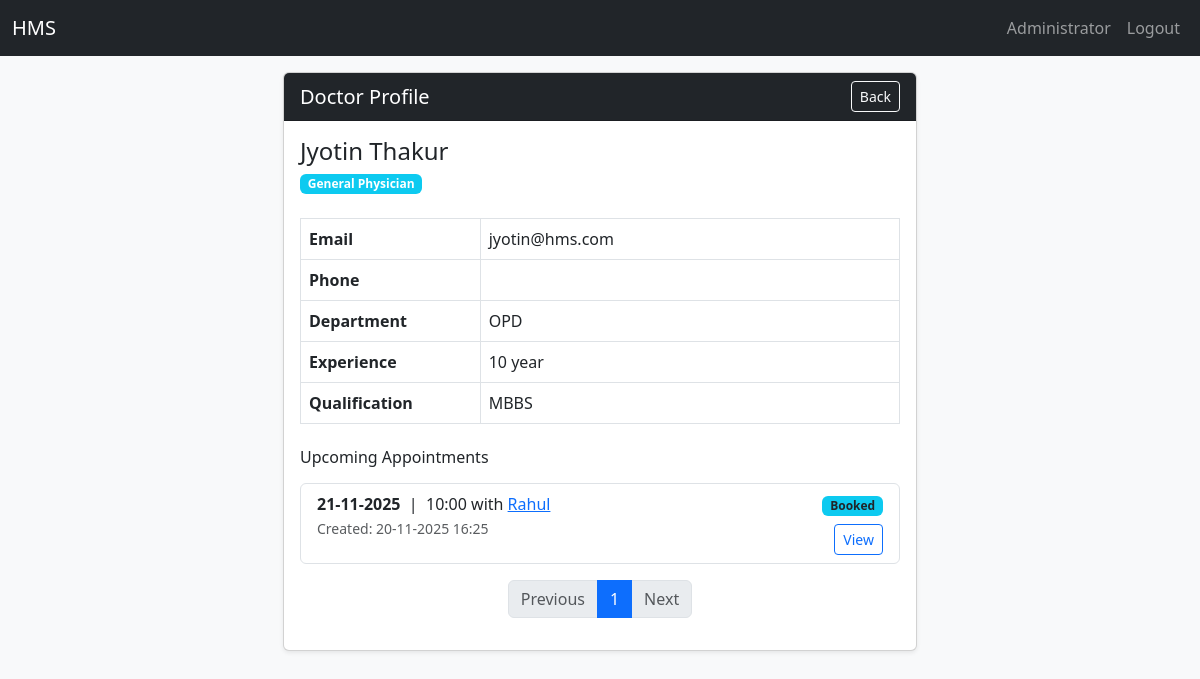
The app's page /admin/doctor/1/view (signed in), older data.
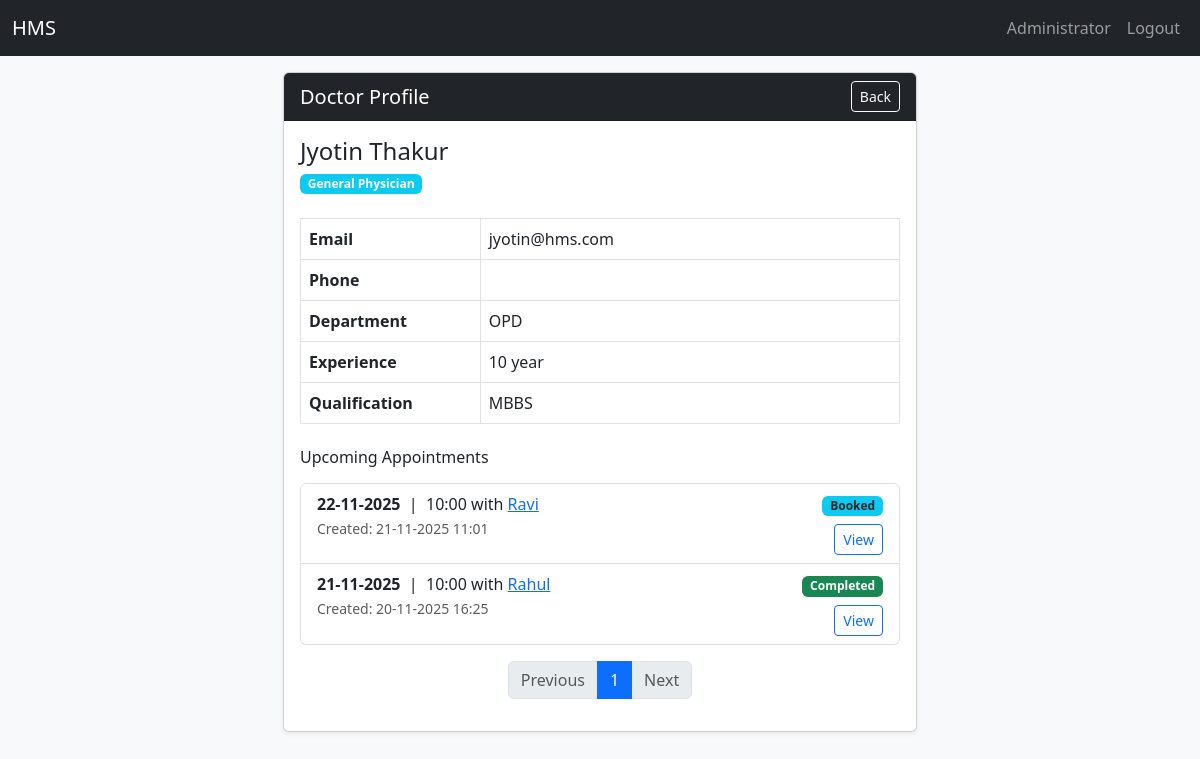
The same page, newer data.
### app/models.py (models this page shows, shortened)
class Appointment(db.Model):
    id = db.Column(db.Integer, primary_key=True)
    patient_id = db.Column(db.Integer, db.ForeignKey('patient_profile.id'))
    doctor_id = db.Column(db.Integer, db.ForeignKey('doctor_profile.id'))
    date = db.Column(db.Date, nullable=False)
    time = db.Column(db.Time, nullable=False)
    status = db.Column(db.String(20), default='Booked')  # Booked/Completed/Cancelled
    created_at = db.Column(db.DateTime, default=func.now()) # Timestamp of appointment creation from database
    treatment = db.relationship('Treatment', backref='appointment', uselist=False)
    __table_args__ = (
        db.UniqueConstraint('doctor_id', 'date', 'time', name='uix_doctor_datetime'),
    )

class User(UserMixin, db.Model):
    id = db.Column(db.Integer, primary_key=True)
    email = db.Column(db.String(120), unique=True, nullable=False)
    name = db.Column(db.String(120), nullable=False)
    password_hash = db.Column(db.String(128), nullable=False)
    role = db.Column(db.String(20), nullable=False)
    active = db.Column(db.Boolean, default=True)
    reason= db.Column(db.String(255))
    created_at = db.Column(db.DateTime, default=func.now())
    doctor = db.relationship('DoctorProfile', backref='user', uselist=False)
    patient = db.relationship('PatientProfile', backref='user', uselist=False)

### app/routes.py (the view)
@main.route('/admin/doctor/<int:doctor_id>/view')
@login_required
@role_required('admin')
@validate_csrf
def admin_view_doctor(doctor_id):
    return_url = request.args.get('next') or request.referrer
    page = request.args.get('page', 1, type=int)
    try:
        doctor = (
            DoctorProfile.query.get_or_404(doctor_id)
        )
    except Exception:
        current_app.logger.exception("Failed doctor eager-load; falling back.")
        doctor = DoctorProfile.query.get_or_404(doctor_id)
    appt_q = (Appointment.query
              .filter_by(doctor_id=doctor.id)
              .order_by(Appointment.date.desc(), Appointment.time.desc()))  # show recent first
    appointments, pagination = paginate_query(appt_q, page)
    return render_template(
        'doctor_profile_view.html',
        doctor=doctor,
        appointments=appointments,
        pagination=pagination,
        next=return_url
    )

### app/routes.py (called while the page is built)
def role_required(role):
    from functools import wraps
    def decorator(fn):
        @wraps(fn)
        def wrapper(*args, **kwargs):
            if not current_user.is_authenticated or current_user.role != role:
                flash('Access denied', 'danger')
                return redirect(url_for('views.login'))
            return fn(*args, **kwargs)
        return wrapper
    return decorator

def paginate_query(query, page, per_page=ITEMS_PER_PAGE):
    page = max(1, int(page or 1))
    per_page = int(per_page)
    total = query.order_by(None).count()
    total_pages = max(1, ceil(total / per_page))
    if page > total_pages:
        page = total_pages
    items = query.offset((page - 1) * per_page).limit(per_page).all()
    pagination = {
        'page': page,
        'per_page': per_page,
        'total': total,
        'total_pages': total_pages,
        'has_prev': page > 1,
        'has_next': page < total_pages,
        'prev_page': page - 1 if page > 1 else None,
        'next_page': page + 1 if page < total_pages else None
    }
    return items, pagination

### app/templates/doctor_profile_view.html (shortened to what this page needs)
{% extends 'base.html' %} {% block title %}| View Doctor's Profile{% endblock %}
{% block content %}
<div class="row justify-content-center">
  <div class="col-lg-7 col-md-9">
    <div class="card shadow-sm">
      <div class="card-header bg-dark text-white d-flex justify-content-between align-items-center">
        <h5 class="mb-0">Doctor Profile</h5>
        <a href="javascript:history.back()" class="btn btn-sm btn-outline-light">Back</a>
      </div>
      <div class="card-body">
        <div class="d-flex align-items-center mb-4">
          <div>
            <h4 class="mb-1">{{ doctor.user.name }}</h4>
            <span class="badge bg-info">{{ doctor.specialization or "General" }}</span>
          </div>
        </div>
        <table class="table table-bordered mb-4">
          <tr>
            <th width="30%">Email</th>
            <td>{{ doctor.user.email }}</td>
          </tr>
          <tr>
            <th>Phone</th>
            <td>{{ doctor.user.phone }}</td>
          </tr>
          <tr>
            <th>Department</th>
            <td>{{ doctor.department.name if doctor.department else "—" }}</td>
          </tr>
          <tr>
            <th>Experience</th>
            <td>{{ doctor.experience or "Not provided" }}</td>
          </tr>
          <tr>
            <th>Qualification</th>
            <td>{{ doctor.qualification or "Not provided" }}</td>
          </tr>
        </table>
        <h6 class="mb-3">Upcoming Appointments</h6>
    {% if appointments %}
    <ul class="list-group mb-3">
        {% for appt in appointments %}
        <li class="list-group-item d-flex justify-content-between align-items-start">
            <div>
            <div>
                <strong>{{ appt.date.strftime('%d-%m-%Y') }}</strong>
                &nbsp;|&nbsp; {{ appt.time.strftime('%H:%M') }}
                {% if appt.patient and appt.doctor %}
                {% if doctor is defined %}
                    with <a href="{{ url_for('main.admin_view_patient', patient_id=appt.patient.id) }}">{{ appt.patient.user.name }}</a>
                {% elif patient is defined %}
                    with <a href="{{ url_for('main.admin_view_doctor', doctor_id=appt.doctor.id) }}">{{ appt.doctor.user.name }}</a>
                {% endif %}
                {% endif %}
            </div>
            <small class="text-muted">Created: {{ appt.created_at.strftime('%d-%m-%Y %H:%M') }}</small>
            </div>
            <div class="text-end">
            <span class="badge
                {% if appt.status == 'Booked' %}bg-info text-dark
                {% elif appt.status == 'Completed' %}bg-success
                {% elif appt.status == 'Cancelled' %}bg-danger
                {% else %}bg-secondary{% endif %}">
                {{ appt.status }}
            </span>
            <div class="mt-2">
                <a class="btn btn-sm btn-outline-primary" href="{{ url_for('main.admin_appointment_view', appt_id=appt.id, next=request.full_path) }}">View</a>
            </div>
            </div>
        </li>
        {% endfor %}
    </ul>
  <nav aria-label="Appointments pagination">
    <ul class="pagination justify-content-center">
      <li class="page-item {% if not pagination.has_prev %}disabled{% endif %}">
        <a class="page-link" href="?page={{ pagination.prev_page }}{% if next %}&next={{ next|urlencode }}{% endif %}" tabindex="-1">Previous</a>
      </li>
      {% for p in range(1, pagination.total_pages + 1) %}
        <li class="page-item {% if p == pagination.page %}active{% endif %}">
          <a class="page-link" href="?page={{ p }}{% if next %}&next={{ next|urlencode }}{% endif %}">{{ p }}</a>
        </li>
      {% endfor %}
      <li class="page-item {% if not pagination.has_next %}disabled{% endif %}">
        <a class="page-link" href="?page={{ pagination.next_page }}{% if next %}&next={{ next|urlencode }}{% endif %}">Next</a>
      </li>
    </ul>
  </nav>
    {% else %}
    <div class="alert alert-secondary">No appointments found.</div>
    {% endif %}
      </div>
    </div>
  </div>
</div>
{% endblock %}

Row changes from the older to the newer data that the page shows:
added Appointment: date "22-11-2025", time "10:00", patient.user.name "Ravi", created_at "21-11-2025 11:01", status "Booked"
changed Appointment "Rahul": status "Booked" → "Completed"
